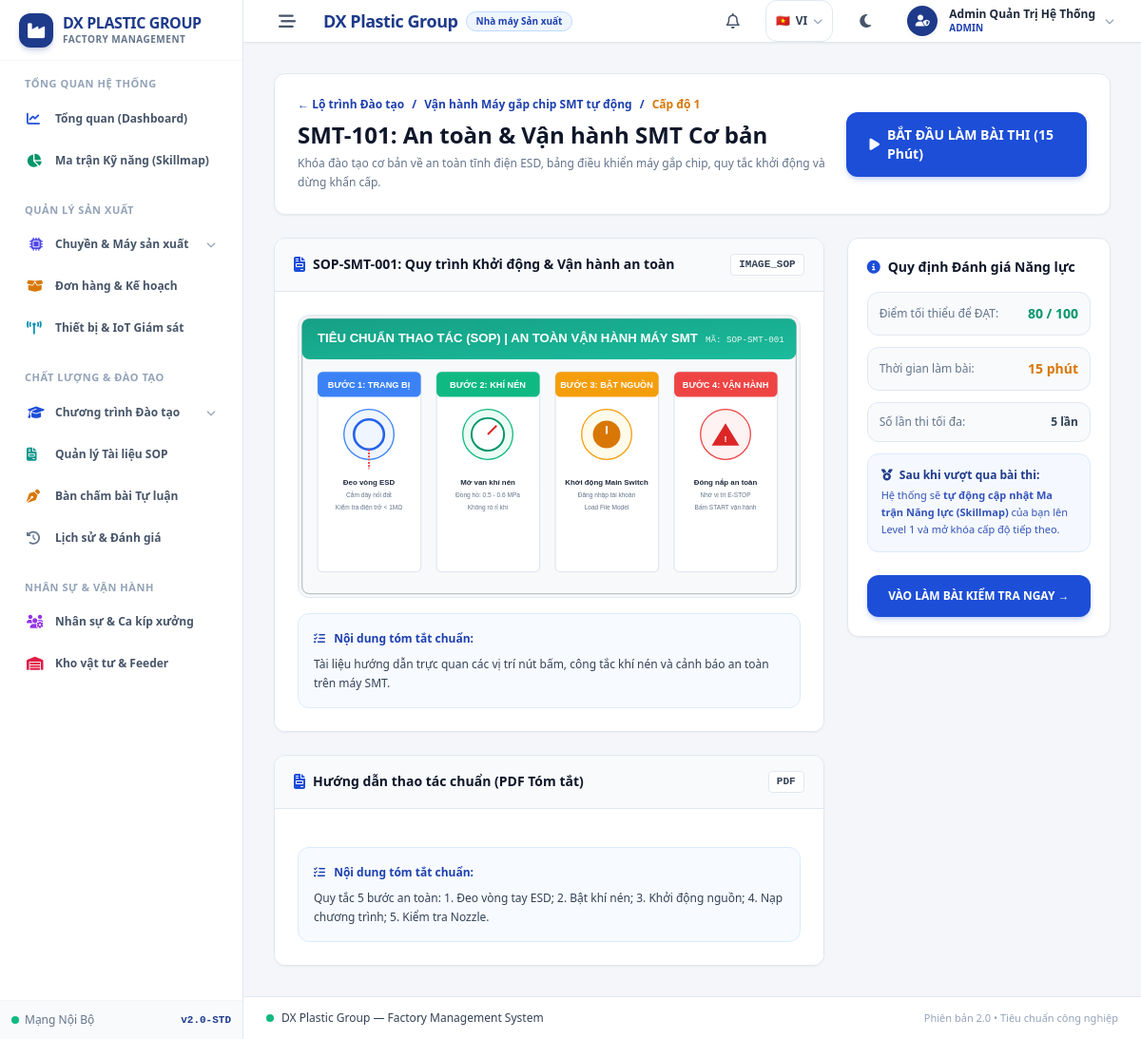
The app's page /course.php?id=1 (signed in) with its own data.
### tables this page shows
CREATE TABLE courses (
    id BIGINT UNSIGNED AUTO_INCREMENT PRIMARY KEY,
    skill_id BIGINT UNSIGNED NOT NULL,
    title VARCHAR(255) NOT NULL,
    level TINYINT UNSIGNED NOT NULL COMMENT '1: Cơ bản, 2: Nâng cao, 3: Chuyên gia',
    prerequisite_course_id BIGINT UNSIGNED NULL,
    min_pass_score DECIMAL(5,2) DEFAULT 80.00,
    description TEXT,
    is_published BOOLEAN DEFAULT TRUE,
    created_at TIMESTAMP DEFAULT CURRENT_TIMESTAMP,
    FOREIGN KEY (skill_id) REFERENCES skills(id) ON DELETE CASCADE,
    FOREIGN KEY (prerequisite_course_id) REFERENCES courses(id) ON DELETE SET NULL
);

CREATE TABLE skills (
    id BIGINT UNSIGNED AUTO_INCREMENT PRIMARY KEY,
    code VARCHAR(50) NOT NULL UNIQUE,
    name VARCHAR(150) NOT NULL,
    description TEXT,
    created_at TIMESTAMP DEFAULT CURRENT_TIMESTAMP
);

CREATE TABLE exams (
    id BIGINT UNSIGNED AUTO_INCREMENT PRIMARY KEY,
    course_id BIGINT UNSIGNED NOT NULL,
    title VARCHAR(255) NOT NULL,
    duration_minutes INT DEFAULT 20,
    total_score DECIMAL(5,2) DEFAULT 100.00,
    max_attempts INT DEFAULT 5,
    is_active BOOLEAN DEFAULT TRUE,
    created_at TIMESTAMP DEFAULT CURRENT_TIMESTAMP,
    FOREIGN KEY (course_id) REFERENCES courses(id) ON DELETE CASCADE
);

CREATE TABLE course_materials (
    id BIGINT UNSIGNED AUTO_INCREMENT PRIMARY KEY,
    course_id BIGINT UNSIGNED NOT NULL,
    title VARCHAR(255) NOT NULL,
    material_type ENUM('PDF', 'VIDEO', 'IMAGE_SOP', 'HTML') NOT NULL,
    file_path TEXT NOT NULL,
    content_text LONGTEXT NULL,
    sort_order INT DEFAULT 0,
    created_at TIMESTAMP DEFAULT CURRENT_TIMESTAMP,
    FOREIGN KEY (course_id) REFERENCES courses(id) ON DELETE CASCADE
);

### includes/lang.php (called while the page is built, shortened)
<?php
function getCurrentLang(): string {
    return $_SESSION['app_lang'] ?? 'vi';
}
function getTranslationDictionary(): array {
    return $dict;
}
function __(string $key, array $params = []): string {
    $lang = getCurrentLang();
    $dict = getTranslationDictionary();
    $text = $dict[$lang][$key] ?? ($dict['vi'][$key] ?? $key);
    return $text;
}

### includes/skillmap.php (called while the page is built, shortened)
<?php
function canAccessCourse(int $userId, int $courseId): array {
    $db = getDB();
    $stmt = $db->prepare('SELECT * FROM courses WHERE id = :id LIMIT 1');
    $stmt->execute(['id' => $courseId]);
    $course = $stmt->fetch();
    if ((int)$course['level'] === 1 || empty($course['prerequisite_course_id'])) {
        return [
            'allowed' => true,
            'reason'  => 'Cấp độ cơ bản - Mở khóa tự do.',
            'course'  => $course
        ];
    }
    $stmtPrev = $db->prepare('SELECT c.*, e.id AS exam_id, e.title AS exam_title FROM courses c LEFT JOIN exams e ON e.course_id = c.id WHERE c.id = :id LIMIT 1');
    $stmtPrev->execute(['id' => $course['prerequisite_course_id']]);
    $prevCourse = $stmtPrev->fetch();
    $minScore = (float)$prevCourse['min_pass_score'];
    $stmtHistory = $db->prepare('
        SELECT MAX(ea.score_obtained) AS highest_score, COUNT(ea.id) AS total_attempts,
               SUM(CASE WHEN ea.passed = 1 AND ea.score_obtained >= :min_score THEN 1 ELSE 0 END) AS passed_count
        FROM exam_attempts ea
        JOIN exams e ON e.id = ea.exam_id
        WHERE ea.user_id = :user_id
          AND e.course_id = :prev_course_id
    ');
    $stmtHistory->execute([
        'min_score'      => $minScore,
        'user_id'        => $userId,
        'prev_course_id' => $prevCourse['id']
    ]);
    $history = $stmtHistory->fetch();
    $highestScore = (float)($history['highest_score'] ?? 0);
    return [
        'allowed'       => false,
        'reason'        => sprintf(
            'BỊ KHÓA: Bạn bắt buộc phải đạt điểm tối thiểu %.0f%% ở khóa học cấp trước [%s] để mở khóa cấp độ này. Điểm cao nhất hiện tại của bạn: %.1f%%.',
            $minScore,
            $prevCourse['title'],
            $highestScore
        ),
        'course'        => $course,
        'prev_course'   => $prevCourse,
        'highest_score' => $highestScore
    ];
}

### course.php (the view, shortened to what this page needs)
<?php
require_once __DIR__ . '/includes/skillmap.php';
$currentUser = getAuthUser();
$courseId = (int)($_GET['id'] ?? 0);
$db = getDB();
$stmt = $db->prepare('
    SELECT c.*, s.name AS skill_name, s.code AS skill_code,
           e.id AS exam_id, e.title AS exam_title, e.duration_minutes, e.total_score, e.max_attempts
    FROM courses c
    JOIN skills s ON s.id = c.skill_id
    LEFT JOIN exams e ON e.course_id = c.id AND e.is_active = 1
    WHERE c.id = :id
    LIMIT 1
');
$stmt->execute(['id' => $courseId]);
$course = $stmt->fetch();
$access = canAccessCourse($currentUser['id'], $courseId);
$stmtMat = $db->prepare('SELECT * FROM course_materials WHERE course_id = :cid ORDER BY sort_order ASC');
$stmtMat->execute(['cid' => $courseId]);
$materials = $stmtMat->fetchAll();
require_once __DIR__ . '/includes/header.php';
?>
<div class="bg-white dark:bg-slate-900 border border-slate-200 dark:border-slate-800 rounded-xl p-6 mb-6 shadow-sm">
    <div class="flex flex-col md:flex-row items-start md:items-center justify-between gap-4">
        <div>
            <div class="flex items-center space-x-2 text-xs font-semibold text-blue-800 dark:text-blue-400 mb-2">
                <a href="index.php" class="hover:underline">&larr; <?= __('nav_roadmap') ?></a>
                <span>/</span>
                <span><?= htmlspecialchars($course['skill_name']) ?></span>
                <span>/</span>
                <span class="text-amber-600 font-bold">Cấp độ <?= $course['level'] ?></span>
            </div>
            <h1 class="text-xl sm:text-2xl font-black text-slate-900 dark:text-white"><?= htmlspecialchars($course['title']) ?></h1>
            <p class="text-xs text-slate-500 dark:text-slate-400 mt-1 max-w-3xl leading-relaxed"><?= htmlspecialchars($course['description']) ?></p>
        </div>
        <?php if (!empty($course['exam_id'])): ?>
        <a href="exam.php?exam_id=<?= $course['exam_id'] ?>" class="touch-tap px-6 py-3.5 bg-[#1D4ED8] hover:bg-blue-700 text-white rounded-xl font-bold text-sm shadow-md shadow-blue-700/20 transition flex items-center space-x-2 active:scale-95">
            <i class="fa-solid fa-play"></i>
            <span>BẮT ĐẦU LÀM BÀI THI (<?= $course['duration_minutes'] ?> Phút)</span>
        </a>
        <?php endif; ?>
    </div>
</div>
<div class="grid grid-cols-1 lg:grid-cols-3 gap-6">
    <div class="lg:col-span-2 space-y-6">
        <?php if (!empty($materials)): ?>
            <?php foreach ($materials as $mat): ?>
            <div class="bg-white dark:bg-slate-900 border border-slate-200 dark:border-slate-800 rounded-xl overflow-hidden shadow-sm">
                <div class="px-5 py-4 bg-slate-50 dark:bg-slate-800/80 border-b border-slate-200 dark:border-slate-700/80 flex items-center justify-between">
                    <div class="flex items-center space-x-2">
                        <i class="fa-solid fa-file-invoice text-blue-700 dark:text-blue-400"></i>
                        <h3 class="text-sm font-bold text-slate-900 dark:text-white"><?= htmlspecialchars($mat['title']) ?></h3>
                    </div>
                    <span class="px-2 py-0.5 rounded text-[11px] font-mono bg-white dark:bg-slate-900 text-slate-700 dark:text-slate-300 border border-slate-200 dark:border-slate-700 font-bold">
                        <?= htmlspecialchars($mat['material_type']) ?>
                    </span>
                </div>
                <div class="p-4 sm:p-6 bg-white dark:bg-slate-950">
                    <?php if ($mat['material_type'] === 'IMAGE_SOP' && file_exists(__DIR__ . '/' . $mat['file_path'])): ?>
                        <div class="rounded-xl overflow-hidden border border-slate-200 dark:border-slate-800 bg-slate-50 dark:bg-slate-900 shadow-inner">
                            <img src="<?= htmlspecialchars($mat['file_path']) ?>" alt="SOP Guide" class="w-full h-auto max-h-[500px] object-contain mx-auto">
                        </div>
                    <?php endif; ?>
                    <?php if (!empty($mat['content_text'])): ?>
                    <div class="mt-4 p-4 rounded-xl bg-blue-50/50 dark:bg-slate-900/90 border border-blue-100 dark:border-slate-800 text-xs text-slate-700 dark:text-slate-300 leading-relaxed">
                        <p class="font-bold text-blue-800 dark:text-blue-300 mb-2"><i class="fa-solid fa-list-check mr-1.5"></i> Nội dung tóm tắt chuẩn:</p>
                        <p><?= nl2br(htmlspecialchars($mat['content_text'])) ?></p>
                    </div>
                    <?php endif; ?>
                </div>
            </div>
            <?php endforeach; ?>
        <?php else: ?>
            <div class="bg-white dark:bg-slate-900 border border-slate-200 dark:border-slate-800 rounded-xl p-8 text-center text-slate-500 dark:text-slate-400">
                <p>Khóa học hiện đang cập nhật tài liệu SOP.</p>
            </div>
        <?php endif; ?>
    </div>
    <div class="space-y-6">
        <div class="bg-white dark:bg-slate-900 border border-slate-200 dark:border-slate-800 rounded-xl p-5 shadow-sm">
            <h3 class="text-sm font-bold text-slate-900 dark:text-white mb-4 flex items-center space-x-2">
                <i class="fa-solid fa-circle-info text-blue-700 dark:text-blue-400"></i>
                <span>Quy định Đánh giá Năng lực</span>
            </h3>
            <div class="space-y-3 text-xs">
                <div class="flex items-center justify-between p-3 rounded-xl bg-slate-50 dark:bg-slate-950 border border-slate-200 dark:border-slate-800">
                    <span class="text-slate-500 dark:text-slate-400">Điểm tối thiểu để ĐẠT:</span>
                    <span class="font-bold text-emerald-600 dark:text-emerald-400 text-sm"><?= (float)$course['min_pass_score'] ?> / 100</span>
                </div>
                <div class="flex items-center justify-between p-3 rounded-xl bg-slate-50 dark:bg-slate-950 border border-slate-200 dark:border-slate-800">
                    <span class="text-slate-500 dark:text-slate-400">Thời gian làm bài:</span>
                    <span class="font-bold text-amber-600 dark:text-amber-400 text-sm"><?= $course['duration_minutes'] ?> phút</span>
                </div>
                <div class="flex items-center justify-between p-3 rounded-xl bg-slate-50 dark:bg-slate-950 border border-slate-200 dark:border-slate-800">
                    <span class="text-slate-500 dark:text-slate-400">Số lần thi tối đa:</span>
                    <span class="font-bold text-slate-700 dark:text-slate-200"><?= $course['max_attempts'] ?> lần</span>
                </div>
                <div class="p-3.5 rounded-xl bg-blue-50/60 dark:bg-blue-950/30 border border-blue-100 dark:border-blue-800/50 text-blue-900 dark:text-blue-300">
                    <p class="font-bold mb-1"><i class="fa-solid fa-medal mr-1"></i> Sau khi vượt qua bài thi:</p>
                    <p class="text-[11px] text-blue-800/90 dark:text-blue-400/90 leading-relaxed">
                        Hệ thống sẽ <strong>tự động cập nhật Ma trận Năng lực (Skillmap)</strong> của bạn lên Level <?= $course['level'] ?> và mở khóa cấp độ tiếp theo.
                    </p>
                </div>
            </div>
            <?php if (!empty($course['exam_id'])): ?>
            <div class="mt-6">
                <a href="exam.php?exam_id=<?= $course['exam_id'] ?>" class="touch-tap w-full py-3.5 bg-[#1D4ED8] hover:bg-blue-700 text-white rounded-xl font-bold text-xs text-center transition block shadow-md shadow-blue-700/20">
                    VÀO LÀM BÀI KIỂM TRA NGAY &rarr;
                </a>
            </div>
            <?php endif; ?>
        </div>
    </div>
</div>
<?php require_once __DIR__ . '/includes/footer.php'; ?>

### includes/header.php (style rules this page uses)
body { background-color: #F4F6F9; }
button, a, input, select { touch-action: manipulation; }
.touch-tap { min-height: 44px; min-width: 44px; }

### records on screen
courses: skill.name "Vận hành Máy gắp chip SMT tự động", level "1", title "SMT-101: An toàn & Vận hành SMT Cơ bản", description "Khóa đào tạo cơ bản về an toàn tĩnh điện ESD, bảng điều khiển máy gắp chip, quy tắc khởi động và dừng khẩn cấp.", exams.duration_minutes "15", min_pass_score "80", exams.max_attempts "5"
course_materials: title "SOP-SMT-001: Quy trình Khởi động & Vận hành an toàn", material_type "IMAGE_SOP", file_path (picture), content_text "Tài liệu hướng dẫn trực quan các vị trí nút bấm, công tắc khí nén và cảnh báo an toàn trên máy SMT."
course_materials: title "Hướng dẫn thao tác chuẩn (PDF Tóm tắt)", material_type "PDF", content_text "Quy tắc 5 bước an toàn: 1. Đeo vòng tay ESD; 2. Bật khí nén; 3. Khởi động nguồn; 4. Nạp chương trình; 5. Kiểm tra Nozzle."

### other values on screen
$currentLang "VI"
$currentUser['full_name'] "Admin Quản Trị Hệ Thống"
$currentUser['role'] "ADMIN"
__('nav_roadmap') "Lộ trình Đào tạo"
